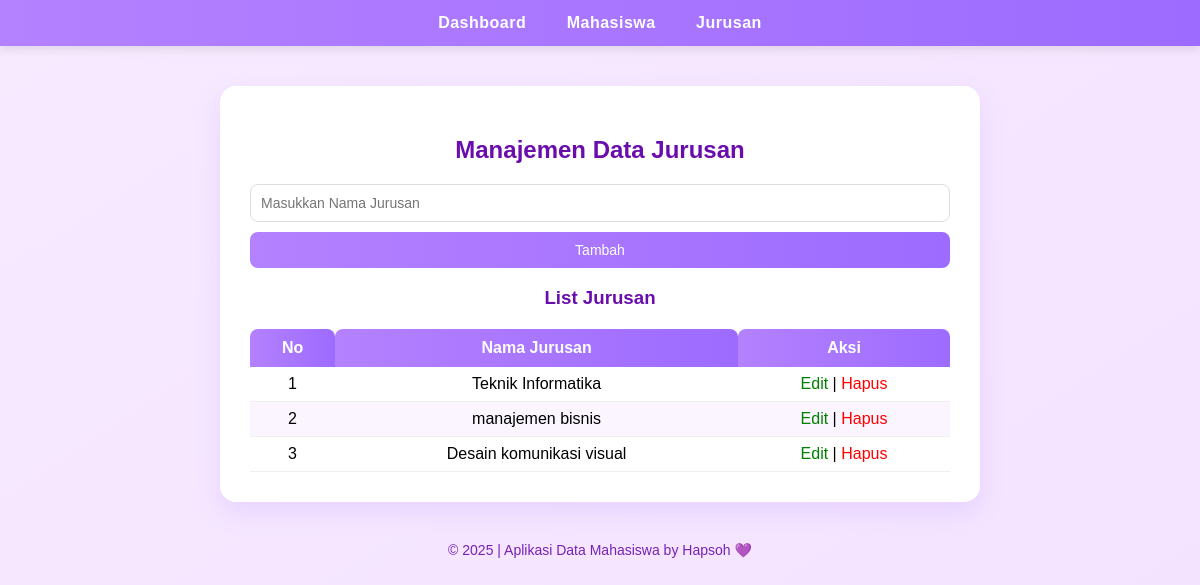
The app's page /pages/jurusan/index.php with its own data.
### tables this page shows
CREATE TABLE `jurusan` (
  `id` int(11) NOT NULL,
  `nama` varchar(100) NOT NULL,
  `created_at` timestamp NOT NULL DEFAULT current_timestamp(),
  `updated_at` timestamp NOT NULL DEFAULT current_timestamp(),
  `deleted_at` timestamp NOT NULL DEFAULT current_timestamp()
);

### pages/jurusan/index.php (the view, shortened to what this page needs)
<?php
include '../../config/database.php';
include '../../templates/header.php';
$editData = null;
$result = $conn->query("SELECT * FROM jurusan ORDER BY id ASC");
?>
<h2>Manajemen Data Jurusan</h2>
<form method="POST">
    <input type="text" name="nama" placeholder="Masukkan Nama Jurusan" required
           value="<?= $editData['nama'] ?? '' ?>">
    <?php if ($editData): ?>
        <button type="submit" name="update">Update</button>
        <a href="index.php" class="batal-btn">Batal</a>
    <?php else: ?>
        <button type="submit" name="tambah">Tambah</button>
    <?php endif; ?>
</form>
<h3>List Jurusan</h3>
<table>
    <thead>
        <tr>
            <th>No</th>
            <th>Nama Jurusan</th>
            <th>Aksi</th>
        </tr>
    </thead>
    <tbody>
        <?php $no = 1; while ($row = $result->fetch_assoc()): ?>
        <tr>
            <td><?= $no++ ?></td>
            <td><?= htmlspecialchars($row['nama']); ?></td>
            <td>
                <a href="?edit=<?= $row['id']; ?>" style="color:green; text-decoration:none;">Edit</a> |
                <a href="?hapus=<?= $row['id']; ?>"
                   onclick="return confirm('Yakin mau hapus data ini?')"
                   style="color:red; text-decoration:none;">Hapus</a>
            </td>
        </tr>
        <?php endwhile; ?>
    </tbody>
</table>
<?php include '../../templates/footer.php'; ?>

### web1/style.css (style rules this page uses)
body { font-family: 'Poppins', sans-serif; background: linear-gradient(to bottom right, #f7eaff, #f4e2ff); margin: 0; padding: 0; min-height: 100vh; }
h1, h2, h3 { text-align: center; color: #6a0dad; }
form { display: flex; flex-direction: column; gap: 10px; margin-top: 20px; }
input, select { padding: 10px; border: 1px solid #ddd; border-radius: 8px; font-size: 14px; transition: 0.3s; }
button { background: linear-gradient(to right, #b481ff, #9d6bff); color: white; border: none; padding: 10px; border-radius: 8px; cursor: pointer; font-size: 14px; transition: all 0.3s ease; }
table { width: 100%; border-collapse: collapse; margin-top: 20px; }
th { background: linear-gradient(to right, #b481ff, #9d6bff); color: white; padding: 10px; border-top-left-radius: 8px; border-top-right-radius: 8px; }
td { border-bottom: 1px solid #eee; text-align: center; padding: 8px; }
tr:nth-child(even) { background: #faf5ff; }

### records on screen
jurusan: nama "Teknik Informatika"
jurusan: nama "manajemen bisnis"
jurusan: nama "Desain komunikasi visual"
